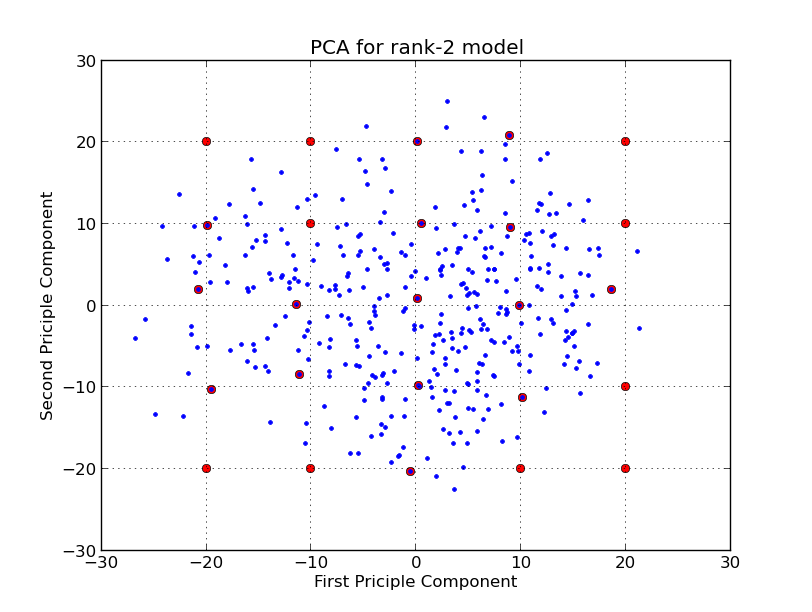

The Python source for this figure:
import numpy as np
import numpy.random as random
from numpy import linalg as LA
import matplotlib.pyplot as plt

def norm_data(dataset):
    """
    extract the mean value from the original data set

    @param  dataset     the original dataset
    @return             the normalized dataset
    """
    mean = np.mean(dataset, axis=0)
    return (dataset-mean)

def plot_repr_point(dataset):
    """
    Plot the represent points on both x and y is integer

    @param  dataset     the final dataset which is the n*2 matrix
    @return             None    
    """
    basepoints = np.array([[xx,yy] for xx in range(-20,21,10) for yy in range(-20,21,10)])
    for point in basepoints:
        aa = np.array(point)
        aa_min = 100
        aa_x = aa[0]
        aa_y = aa[1]
        for data in dataset:
            bb = np.array(data)
            if (np.absolute(aa[0]-bb[0]) <= 2 and np.absolute(aa[1]-bb[1]) <= 2):
                if(LA.norm(aa-bb) < aa_min):
                    aa_min = LA.norm(aa-bb)
                    aa_x = bb[0]
                    aa_y = bb[1]
        plt.plot(aa_x,aa_y,'ro')

if __name__ == '__main__':
    """
    main program
    """
    dataset =norm_data(np.genfromtxt("threes.txt",dtype=None,usecols=range(0,64),delimiter=","))
    scatter_matrix = np.cov(dataset, rowvar=0)
    eigvalue,eigvector = LA.eig(scatter_matrix)
    newdata = np.dot(dataset, eigvector[:,0:2])
    x = newdata[:,0]
    y = newdata[:,1]
    plot_repr_point(newdata)
    plt.plot(x,y,'b.')
    plt.xlabel("First Priciple Component")
    plt.ylabel("Second Priciple Component")
    plt.title("PCA for rank-2 model")
    plt.grid()
    plt.show()
